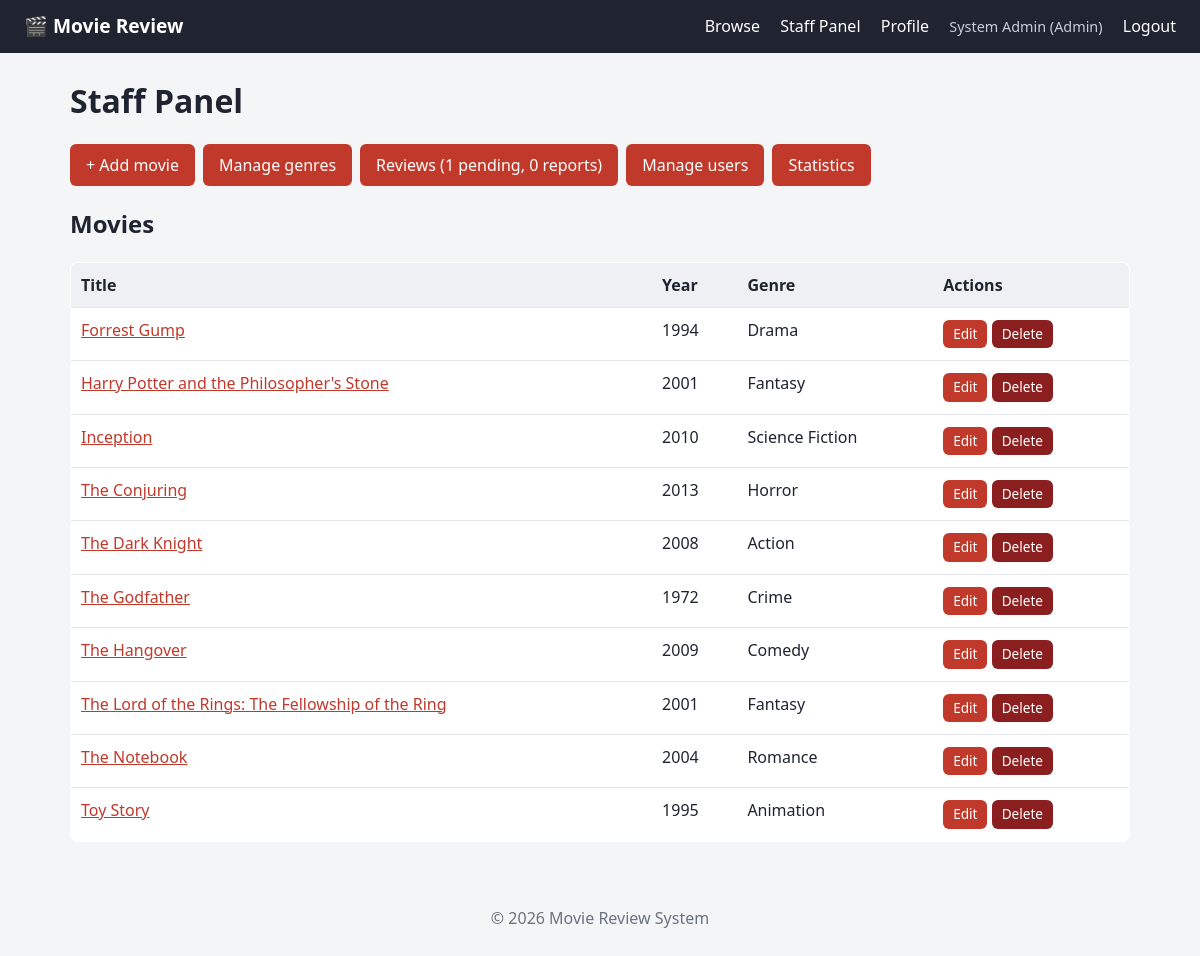
/admin.php (signed in), run on the app's committed database.
### tables this page shows
CREATE TABLE movies (
    movie_id     INT AUTO_INCREMENT PRIMARY KEY,
    genre_id     INT NOT NULL,
    title        VARCHAR(255) NOT NULL,
    release_year SMALLINT,
    description  TEXT,
    poster       VARCHAR(500),
    created_at   TIMESTAMP DEFAULT CURRENT_TIMESTAMP,
    updated_at   TIMESTAMP DEFAULT CURRENT_TIMESTAMP ON UPDATE CURRENT_TIMESTAMP,
    CONSTRAINT fk_movies_genre FOREIGN KEY (genre_id)
        REFERENCES genres(genre_id) ON UPDATE CASCADE ON DELETE RESTRICT
);

CREATE TABLE genres (
    genre_id   INT AUTO_INCREMENT PRIMARY KEY,
    genre_name VARCHAR(100) NOT NULL UNIQUE
);

### auth.php (called while the page is built, shortened)
<?php
function e($v): string { return htmlspecialchars((string)$v, ENT_QUOTES, 'UTF-8'); }
function current_user(): ?array { return $_SESSION['user'] ?? null; }
function user_role(): string    { return current_user()['role'] ?? 'guest'; }
function is_admin(): bool       { return user_role() === 'admin'; }

### admin.php (the view, shortened to what this page needs)
<?php
require_once __DIR__ . '/auth.php';
$movies = $pdo->query('SELECT m.movie_id, m.title, m.release_year, g.genre_name
                       FROM movies m JOIN genres g ON g.genre_id = m.genre_id ORDER BY m.title')->fetchAll();
$pendingReviews = (int) $pdo->query("SELECT COUNT(*) FROM reviews WHERE review_status = 'pending'")->fetchColumn();
$openReports = (int) $pdo->query("SELECT COUNT(*) FROM review_reports WHERE status = 'open'")->fetchColumn();
require __DIR__ . '/header.php';
?>
<h1>Staff Panel</h1>
<div class="quick">
    <a class="btn" href="movie_form.php">+ Add movie</a>
    <a class="btn" href="genre.php">Manage genres</a>
    <a class="btn" href="review.php">Reviews (<?= $pendingReviews ?> pending, <?= $openReports ?> reports)</a>
    <?php if (is_admin()): ?>
        <a class="btn" href="user.php">Manage users</a>
        <a class="btn" href="dashboard.php">Statistics</a>
    <?php endif; ?>
</div>
<h2>Movies</h2>
<table class="table">
    <tr>
        <th>Title</th>
        <th>Year</th>
        <th>Genre</th>
        <th>Actions</th>
    </tr>
    <?php foreach ($movies as $m): ?>
        <tr>
            <td><a href="movie.php?id=<?= $m['movie_id'] ?>"><?= e($m['title']) ?></a></td>
            <td><?= e($m['release_year']) ?></td>
            <td><?= e($m['genre_name']) ?></td>
            <td>
                <a class="btn btn-small" href="movie_form.php?id=<?= $m['movie_id'] ?>">Edit</a>
                <form method="POST" class="inline" onsubmit="return confirm('Delete this movie and all its reviews?');">
                    <button class="btn btn-small btn-danger">Delete</button>
                </form>
            </td>
        </tr>
    <?php endforeach; ?>
</table>
<?php require __DIR__ . '/footer.php'; ?>

### style.css (style rules this page uses)
:root { --bg: #f4f5f7; --card: #fff; --text: #1f2430; --muted: #6b7280; --accent: #c0392b; --accent-dark: #962d22; --line: #e3e5ea; }
* { box-sizing: border-box; }
body { margin: 0; font-family: system-ui, -apple-system, "Segoe UI", Roboto, sans-serif; background: var(--bg); color: var(--text); line-height: 1.5; }
a { color: var(--accent); }
h1 { margin: .2em 0 .6em; }
.btn { display: inline-block; background: var(--accent); color: #fff; border: 0; padding: 9px 16px; border-radius: 6px; cursor: pointer; text-decoration: none; font: inherit; }
.btn-danger { background: #8b1e1e; }
.btn-small { padding: 4px 10px; font-size: .85rem; }
form.inline { display: inline-block; margin: 2px 0; }
.quick { display: flex; flex-wrap: wrap; gap: 8px; margin-bottom: 20px; }
.table { width: 100%; border-collapse: collapse; background: var(--card); border: 1px solid var(--line); border-radius: 8px; overflow: hidden; margin-bottom: 20px; }
.table th, .table td { padding: 10px; text-align: left; border-bottom: 1px solid var(--line); vertical-align: top; }
.table th { background: #eef0f4; }

### data on the page
movies: title "Forrest Gump", release_year "1994", genre.genre_name "Drama"
movies: title "Harry Potter and the Philosopher's Stone", release_year "2001", genre.genre_name "Fantasy"
movies: title "Inception", release_year "2010", genre.genre_name "Science Fiction"
movies: title "The Conjuring", release_year "2013", genre.genre_name "Horror"
movies: title "The Dark Knight", release_year "2008", genre.genre_name "Action"
movies: title "The Godfather", release_year "1972", genre.genre_name "Crime"
movies: title "The Hangover", release_year "2009", genre.genre_name "Comedy"
movies: title "The Lord of the Rings: The Fellowship of the Ring", release_year "2001", genre.genre_name "Fantasy"
movies: title "The Notebook", release_year "2004", genre.genre_name "Romance"
movies: title "Toy Story", release_year "1995", genre.genre_name "Animation"

### other printed values
current_user()['name'] "System Admin"
role_label(user_role()) "Admin"
$pendingReviews "1"
$openReports "0"
